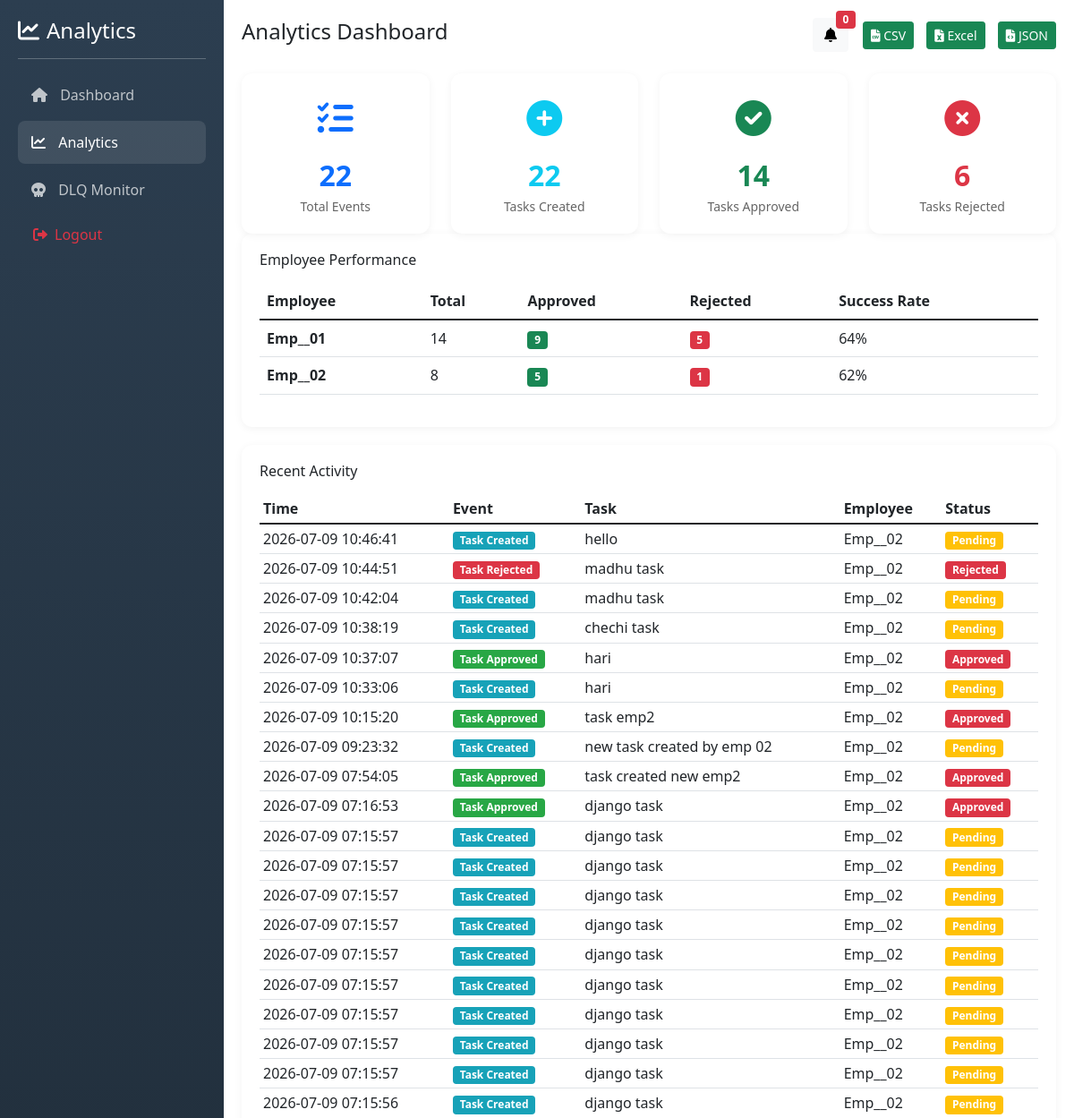
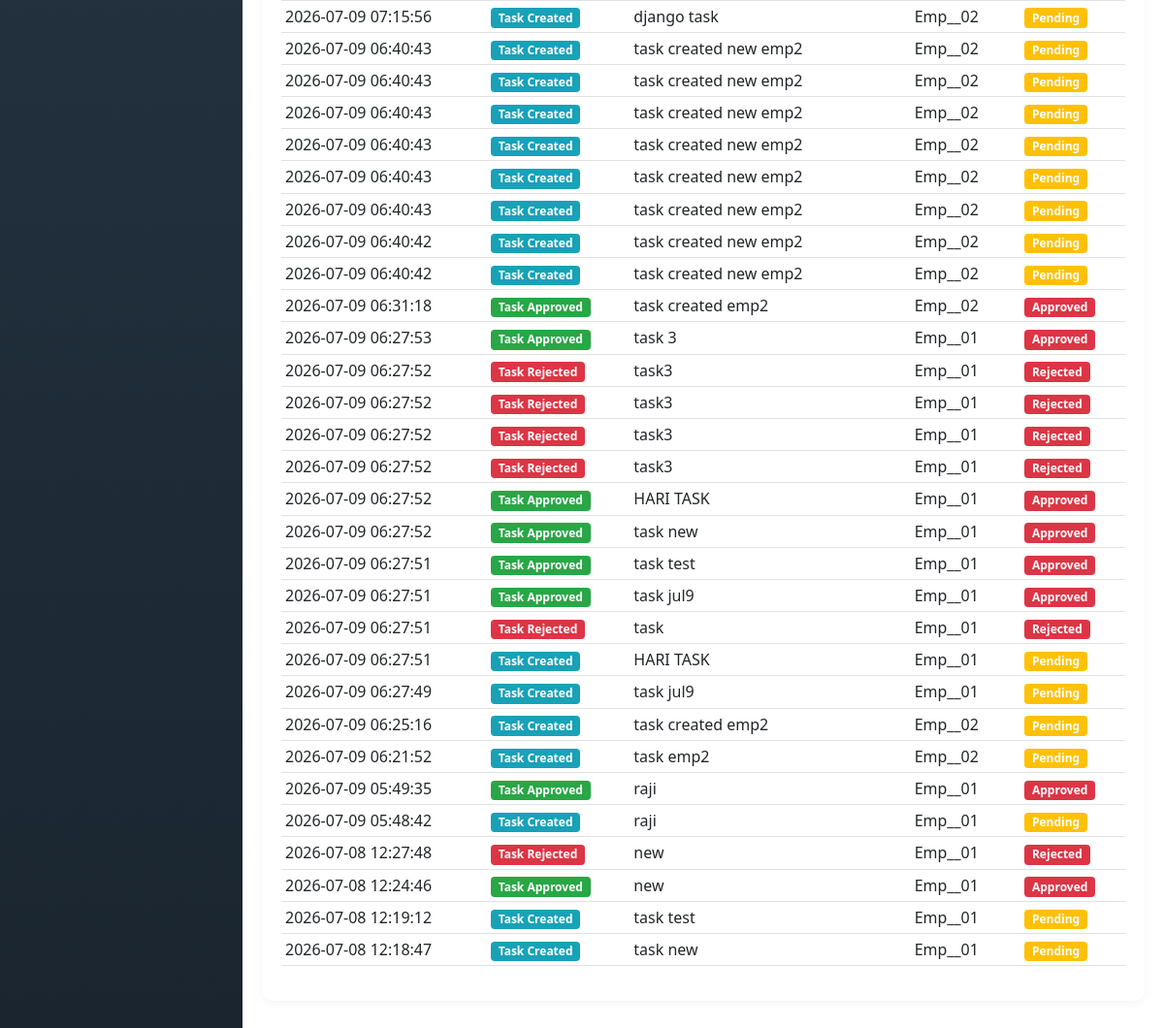
Page /analytics/dashboard/ (signed in) on the earlier database version (2 pictures, top to bottom).
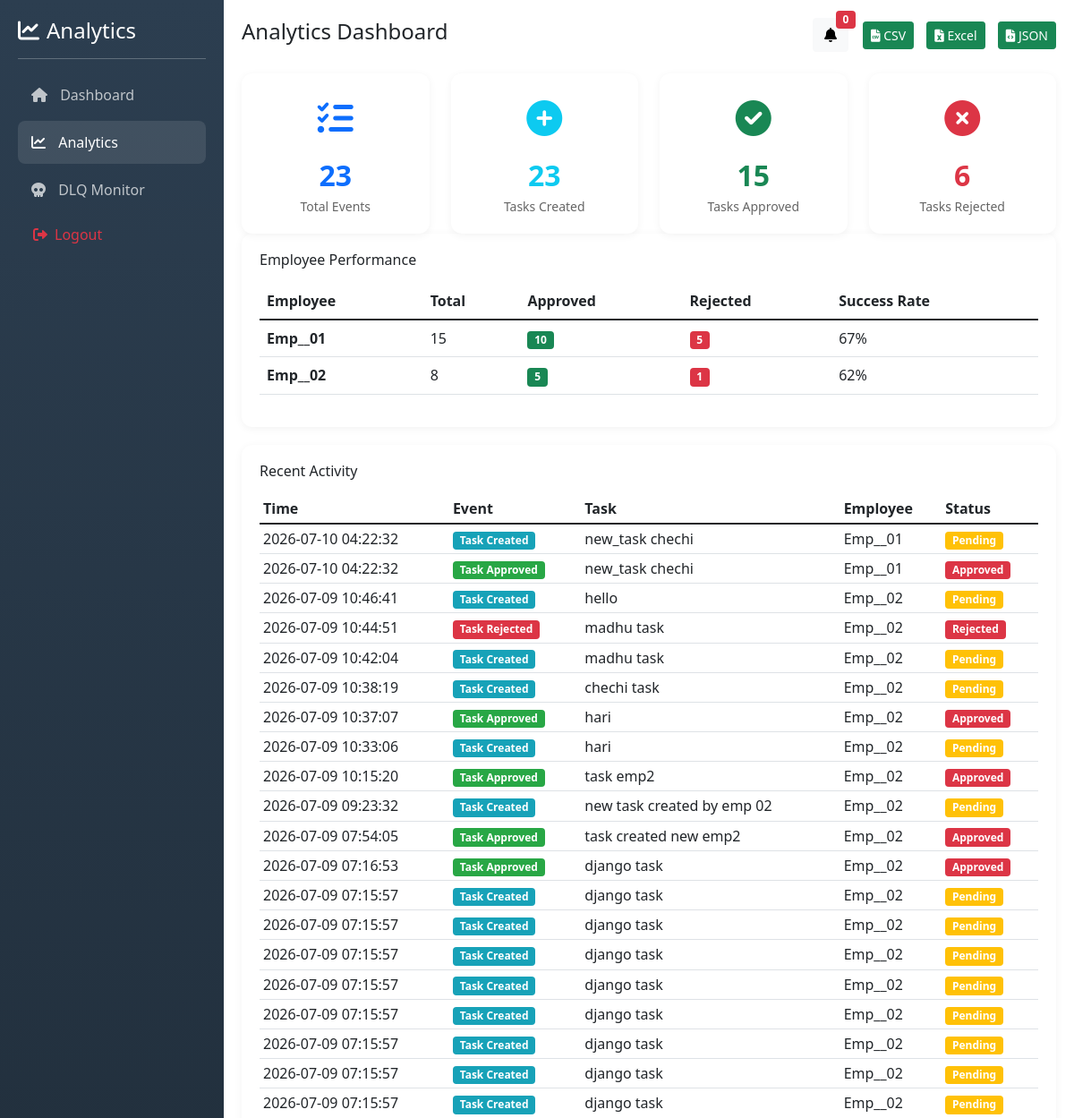
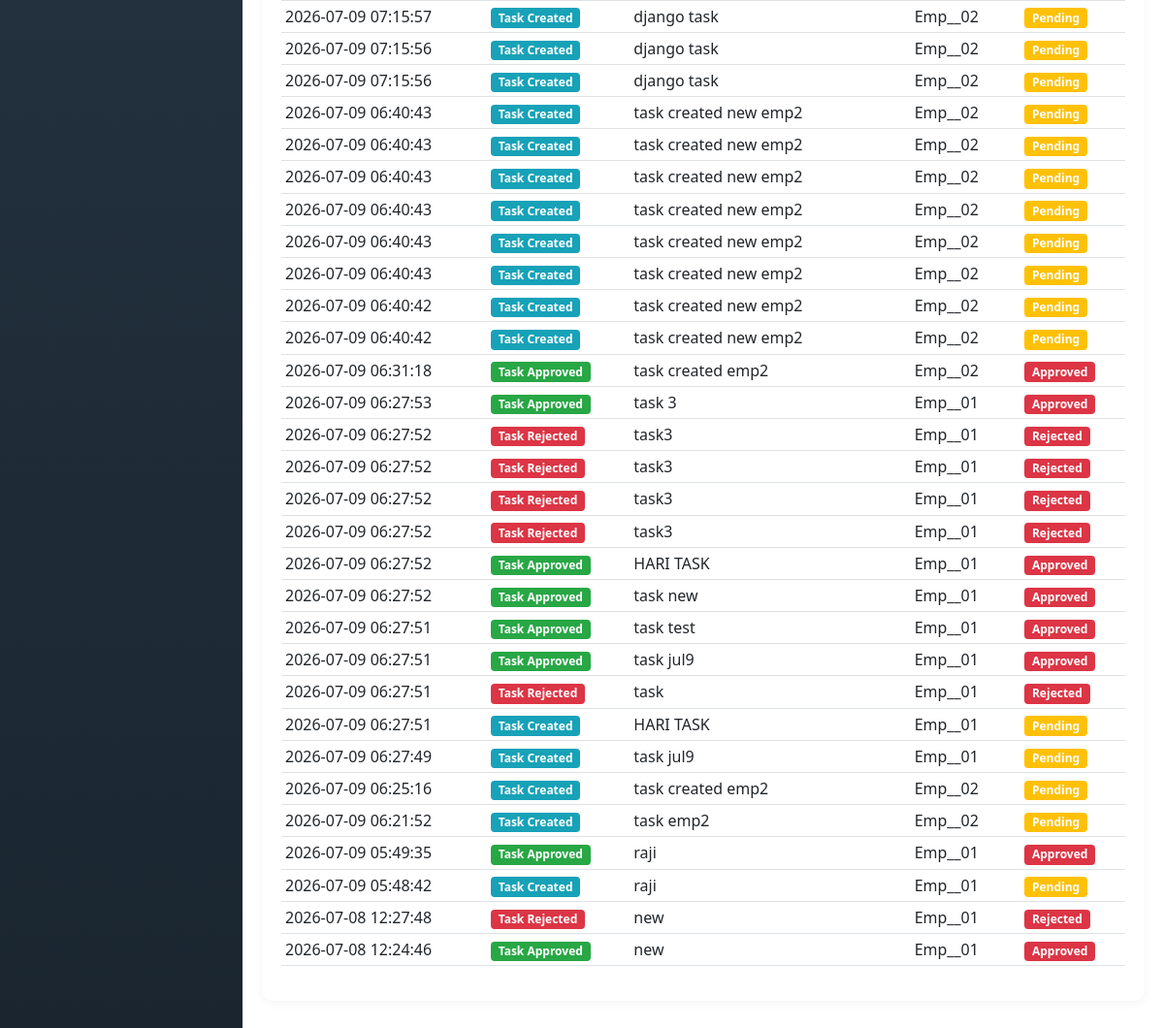
Same page on the later database version (2 pictures, top to bottom).
### analytics/models.py (models this page shows, shortened)
class AnalyticsLog(models.Model):
    EVENT_TYPES = (
        ('task_created', 'Task Created'),
        ('task_approved', 'Task Approved'),
        ('task_rejected', 'Task Rejected'),
    )
    event_type = models.CharField(max_length=50, choices=EVENT_TYPES)
    event_id = models.CharField(max_length=64, unique=True, null=True, blank=True, db_index=True)
    task_id = models.IntegerField()
    task_title = models.CharField(max_length=200)
    employee_name = models.CharField(max_length=150)
    status = models.CharField(max_length=50)
    created_at = models.DateTimeField(auto_now_add=True)
    processed_at = models.DateTimeField(auto_now=True)
    ip_address = models.GenericIPAddressField(null=True, blank=True)
    user_agent = models.TextField(blank=True, null=True)
    session_id = models.CharField(max_length=100, blank=True, null=True)
    class Meta:
        ordering = ['-created_at']

### analytics/views.py (the view)
# urls.py: path('dashboard/', views.analytics_dashboard, name='analytics_dashboard'),
@login_required
def analytics_dashboard(request):
    if not request.user.is_admin():
        return JsonResponse({'error': 'Unauthorized'}, status=403)
    days = int(request.GET.get('days', 30))
    employee_filter = request.GET.get('employee', '')
    start_date = timezone.now() - timedelta(days=days)
    tasks = Task.objects.filter(created_at__gte=start_date)
    if employee_filter:
        tasks = tasks.filter(created_by__username=employee_filter)
    total_tasks = tasks.count()
    total_created = total_tasks  # every Task row is exactly one creation event
    total_approved = tasks.filter(status='approved').count()
    total_rejected = tasks.filter(status='rejected').count()
    success_rate = 0
    if total_approved + total_rejected > 0:
        success_rate = round((total_approved / (total_approved + total_rejected)) * 100, 2)
    employee_stats = tasks.annotate(employee_name=F('created_by__username')).values('employee_name').annotate(
        total=Count('id'),
        approved=Count('id', filter=Q(status='approved')),
        rejected=Count('id', filter=Q(status='rejected'))
    ).order_by('-total')
    daily_trends = tasks.filter(
        created_at__gte=timezone.now() - timedelta(days=7)
    ).annotate(
        date=TruncDate('created_at')
    ).values('date').annotate(
        total=Count('id'),
        approved=Count('id', filter=Q(status='approved')),
        rejected=Count('id', filter=Q(status='rejected'))
    ).order_by('date')
    recent_logs = AnalyticsLog.objects.filter(created_at__gte=start_date)
    if employee_filter:
        recent_logs = recent_logs.filter(employee_name=employee_filter)
    recent_logs = recent_logs[:50]
    all_employees = CustomUser.objects.filter(role='employee').values_list('username', flat=True)
    context = {
        'total_tasks': total_tasks,
        'total_created': total_created,
        'total_approved': total_approved,
        'total_rejected': total_rejected,
        'success_rate': success_rate,
        'employee_stats': employee_stats,
        'daily_trends': list(daily_trends),
        'recent_logs': recent_logs,
        'all_employees': all_employees,
        'selected_employee': employee_filter,
        'selected_days': days,
    }
    return render(request, 'analytics_dashboard.html', context)

### accounts/models.py (called while the page is built)
    def is_admin(self):
        return self.role == 'admin'

### templates/analytics_dashboard.html (shortened to what the changed rows need)
{% load static %}
<!DOCTYPE html>
<html>
<head>
    <link href="https://cdn.jsdelivr.net/npm/bootstrap@5.1.3/dist/css/bootstrap.min.css" rel="stylesheet">
    <link rel="stylesheet" href="https://cdnjs.cloudflare.com/ajax/libs/font-awesome/6.0.0/css/all.min.css">
</head>
<body>
<div class="main-content">
    <div class="row">
        <div class="col-md-3">
            <div class="stat-card">
                <div class="icon text-primary"><i class="fas fa-tasks"></i></div>
                <div class="number text-primary">{{ total_tasks }}</div>
                <div class="label">Total Events</div>
            </div>
        </div>
        <div class="col-md-3">
            <div class="stat-card">
                <div class="icon text-info"><i class="fas fa-plus-circle"></i></div>
                <div class="number text-info">{{ total_created }}</div>
                <div class="label">Tasks Created</div>
            </div>
        </div>
        <div class="col-md-3">
            <div class="stat-card">
                <div class="icon text-success"><i class="fas fa-check-circle"></i></div>
                <div class="number text-success">{{ total_approved }}</div>
                <div class="label">Tasks Approved</div>
            </div>
        </div>
    </div>
    <div class="table-container">
        <div class="table-responsive">
            <table class="table table-hover">
                <thead><tr><th>Employee</th><th>Total</th><th>Approved</th><th>Rejected</th><th>Success Rate</th></tr></thead>
                <tbody>
                    {% for emp in employee_stats %}
                    <tr>
                        <td><strong>{{ emp.employee_name }}</strong></td>
                        <td>{{ emp.total }}</td>
                        <td><span class="badge bg-success">{{ emp.approved }}</span></td>
                        <td><span class="badge bg-danger">{{ emp.rejected }}</span></td>
                        <td>
                            {% if emp.total > 0 %}
                                {% widthratio emp.approved emp.total 100 %}%
                            {% else %}0%{% endif %}
                        </td>
                    </tr>
                    {% empty %}
                    <tr><td colspan="5" class="text-center text-muted">No data available</td></tr>
                    {% endfor %}
                </tbody>
            </table>
        </div>
    </div>
    <div class="table-container">
        <div class="table-responsive">
            <table class="table table-sm table-hover">
                <thead><tr><th>Time</th><th>Event</th><th>Task</th><th>Employee</th><th>Status</th></tr></thead>
                <tbody>
                    {% for log in recent_logs %}
                    <tr>
                        <td>{{ log.created_at|date:"Y-m-d H:i:s" }}</td>
                        <td>
                            <span class="badge {% if log.event_type == 'task_created' %}badge-created{% elif log.event_type == 'task_approved' %}badge-approved{% else %}badge-rejected{% endif %}">
                                {{ log.get_event_type_display }}
                            </span>
                        </td>
                        <td>{{ log.task_title }}</td>
                        <td>{{ log.employee_name }}</td>
                        <td>
                            <span class="badge {% if log.status == 'pending' %}bg-warning{% elif log.status == 'approved' %}bg-success{% else %}bg-danger{% endif %}">
                                {{ log.status|title }}
                            </span>
                        </td>
                    </tr>
                    {% empty %}
                    <tr><td colspan="5" class="text-center text-muted">No activity yet</td></tr>
                    {% endfor %}
                </tbody>
            </table>
        </div>
    </div>
</div>
</body>
</html>

Differences in the rows shown:
no longer on this page (row unchanged): AnalyticsLog: created_at "2026-07-08 12:19:12", event_type "Task Created", task_title "task test", employee_name "Emp__01", status "Pending"
no longer on this page (row unchanged): AnalyticsLog: created_at "2026-07-08 12:18:47", event_type "Task Created", task_title "task new", employee_name "Emp__01", status "Pending"
added AnalyticsLog: created_at "2026-07-10 04:22:32", event_type "Task Created", task_title "new_task chechi", employee_name "Emp__01", status "Pending"
added AnalyticsLog: created_at "2026-07-10 04:22:32", event_type "Task Approved", task_title "new_task chechi", employee_name "Emp__01", status "Approved"
Other differences:
{{ total_tasks }}: "22" → "23"
{{ total_created }}: "22" → "23"
{{ total_approved }}: "14" → "15"
new list line: "Emp__01 15 10 5 67 %"
list line gone: "Emp__01 14 9 5 64 %"
